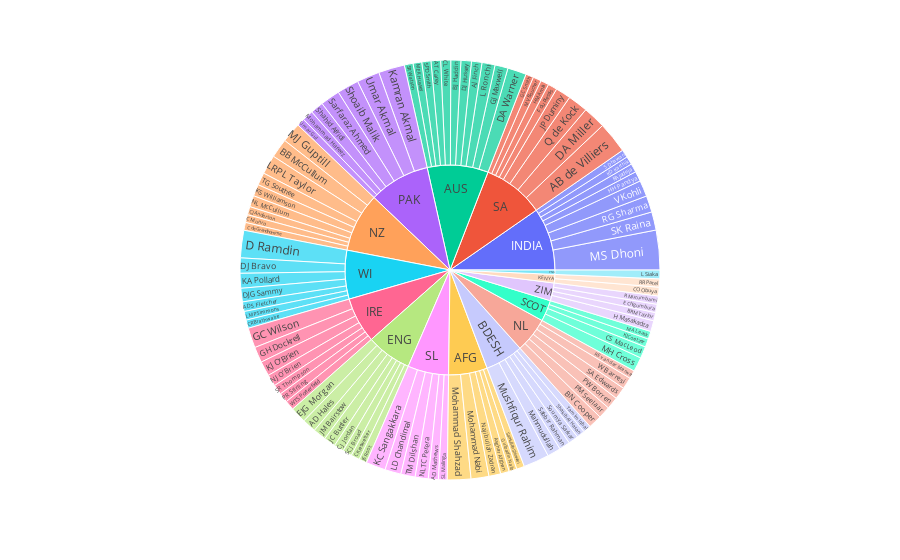

Here is the notebook cell this chart was saved with:
### Code cell
fig = px.sunburst(fielding_t20[:100], path=['Final Region','Player'], values='Dis', hover_data='Inns')
fig.show()

### Figure 1 — Plotly figure (JSON) as saved in the notebook; plotly's stock layout.template omitted (floating-point values rounded to 4 significant figures)
{"data": [{"branchvalues": "total", "customdata": [[78], [59], [72], [42], [57], [24], [66], [71], [34], [50], [38], [25], [59], [33], [31], [43], [47], [35], [41], [49], [71], [72], [76], [66], [39], [68], [54], [86], [44], [33], [76], [70], [60], [45], [66], [40], [44], [65], [32], [34], [81], [68], [56], [31], [56], [86], [56], [58], [33], [26], [54], [49], [95], [29], [38], [41], [82], [97], [25], [81], [89], [75], [65], [82], [28], [63], [79], [57], [67], [71], [41], [38], [22], [46], [42], [104], [30], [58], [28], [56], [78], [79], [36], [39], [58], [43], [62], [58], [99], [75], [111], [45], [65], [80], [73], [84], [60], [75], [40], [59], ["(?)"], ["(?)"], ["(?)"], ["(?)"], ["(?)"], ["(?)"], ["(?)"], ["(?)"], ["(?)"], ["(?)"], [26], ["(?)"], ["(?)"], ["(?)"], ["(?)"], ["(?)"]], "domain": {"x": [0, 1], "y": [0, 1]}, "hovertemplate": "labels=%{label}<br>Dis=%{value}<br>parent=%{parent}<br>id=%{id}<br>Inns=%{customdata[0]}<extra></extra>", "ids": ["SA/AB de Villiers ", "ENG/AD Hales ", "SL/AD Mathews ", "WI/ADS Fletcher ", "AUS/AJ Finch ", "AUS/AT Carey ", "AFG/Asghar Afghan ", "NZ/BB McCullum ", "AUS/BJ Haddin ", "NL/BN Cooper ", "ZIM/BRM Taylor ", "ENG/C Kieswetter ", "NZ/C Munro ", "NZ/C de Grandhomme ", "NZ/CJ Anderson ", "ENG/CJ Jordan ", "AUS/CL White ", "KENYA/CO Obuya ", "WI/CR Brathwaite ", "SCOT/CS MacLeod ", "WI/D Ramdin ", "SA/DA Miller ", "AUS/DA Warner ", "WI/DJ Bravo ", "AUS/DJ Hussey ", "WI/DJG Sammy ", "ZIM/E Chigumbura ", "ENG/EJG Morgan ", "SA/F du Plessis ", "SA/GC Smith ", "IRE/GC Wilson ", "IRE/GH Dockrell ", "AUS/GJ Maxwell ", "AFG/Gulbadin Naib ", "ZIM/H Masakadza ", "INDIA/HH Pandya ", "SA/HM Amla ", "ENG/JC Buttler ", "ENG/JE Root ", "ENG/JM Bairstow ", "SA/JP Duminy ", "WI/KA Pollard ", "SL/KC Sangakkara ", "INDIA/KD Karthik ", "SCOT/KJ Coetzer ", "IRE/KJ O'Brien ", "NZ/KS Williamson ", "PAK/Kamran Akmal ", "AUS/L Ronchi ", "PNG/L Siaka ", "SL/LD Chandimal ", "WI/LMP Simmons ", "NZ/LRPL Taylor ", "SCOT/MA Leask ", "AUS/MEK Hussey ", "SCOT/MH Cross ", "NZ/MJ Guptill ", "INDIA/MS Dhoni ", "SA/MV Boucher ", "BDESH/Mahmudullah ", "PAK/Mohammad Hafeez ", "AFG/Mohammad Nabi ", "AFG/Mohammad Shahzad ", "BDESH/Mushfiqur Rahim ", "IRE/NJ O'Brien ", "NZ/NL McCullum ", "SL/NLTC Perera ", "AFG/Najibullah Zadran ", "NL/PM Seelaar ", "IRE/PR Stirling ", "NL/PW Borren ", "SA/Q de Kock ", "ZIM/R Mutumbami ", "INDIA/RA Jadeja ", "NL/RE van der Merwe ", "INDIA/RG Sharma ", "KENYA/RR Patel ", "INDIA/S Dhawan ", "NL/SA Edwards ", "ENG/SCJ Broad ", "INDIA/SK Raina ", "SL/SL Malinga ", "AUS/SPD Smith ", "IRE/SR Thompson ", "AUS/SR Watson ", "BDESH/Sabbir Rahman ", "AFG/Samiullah Shinwari ", "PAK/Sarfaraz Ahmed ", "PAK/Shahid Afridi ", "BDESH/Shakib Al Hasan ", "PAK/Shoaib Malik ", "BDESH/Soumya Sarkar ", "NZ/TG Southee ", "SL/TM Dilshan ", "BDESH/Tamim Iqbal ", "PAK/Umar Akmal ", "PAK/Umar Gul ", "INDIA/V Kohli ", "NL/W Barresi ", "IRE/WTS Porterfield ", "AFG", "AUS", "BDESH", "ENG", "INDIA", "IRE", "KENYA", "NL", "NZ", "PAK", "PNG", "SA", "SCOT", "SL", "WI", "ZIM"], "labels": ["AB de Villiers ", "AD Hales ", "AD Mathews ", "ADS Fletcher ", "AJ Finch ", "AT Carey ", "Asghar Afghan ", "BB McCullum ", "BJ Haddin ", "BN Cooper ", "BRM Taylor ", "C Kieswetter ", "C Munro ", "C de Grandhomme ", "CJ Anderson ", "CJ Jordan ", "CL White ", "CO Obuya ", "CR Brathwaite ", "CS MacLeod ", "D Ramdin ", "DA Miller ", "DA Warner ", "DJ Bravo ", "DJ Hussey ", "DJG Sammy ", "E Chigumbura ", "EJG Morgan ", "F du Plessis ", "GC Smith ", "GC Wilson ", "GH Dockrell ", "GJ Maxwell ", "Gulbadin Naib ", "H Masakadza ", "HH Pandya ", "HM Amla ", "JC Buttler ", "JE Root ", "JM Bairstow ", "JP Duminy ", "KA Pollard ", "KC Sangakkara ", "KD Karthik ", "KJ Coetzer ", "KJ O'Brien ", "KS Williamson ", "Kamran Akmal ", "L Ronchi ", "L Siaka ", "LD Chandimal ", "LMP Simmons ", "LRPL Taylor ", "MA Leask ", "MEK Hussey ", "MH Cross ", "MJ Guptill ", "MS Dhoni ", "MV Boucher ", "Mahmudullah ", "Mohammad Hafeez ", "Mohammad Nabi ", "Mohammad Shahzad ", "Mushfiqur Rahim ", "NJ O'Brien ", "NL McCullum ", "NLTC Perera ", "Najibullah Zadran ", "PM Seelaar ", "PR Stirling ", "PW Borren ", "Q de Kock ", "R Mutumbami ", "RA Jadeja ", "RE van der Merwe ", "RG Sharma ", "RR Patel ", "S Dhawan ", "SA Edwards ", "SCJ Broad ", "SK Raina ", "SL Malinga ", "SPD Smith ", "SR Thompson ", "SR Watson ", "Sabbir Rahman ", "Samiullah Shinwari ", "Sarfaraz Ahmed ", "Shahid Afridi ", "Shakib Al Hasan ", "Shoaib Malik ", "Soumya Sarkar ", "TG Southee ", "TM Dilshan ", "Tamim Iqbal ", "Umar Akmal ", "Umar Gul ", "V Kohli ", "W Barresi ", "WTS Porterfield ", "AFG", "AUS", "BDESH", "ENG", "INDIA", "IRE", "KENYA", "NL", "NZ", "PAK", "PNG", "SA", "SCOT", "SL", "WI", "ZIM"], "name": "", "parents": ["SA", "ENG", "SL", "WI", "AUS", "AUS", "AFG", "NZ", "AUS", "NL", "ZIM", "ENG", "NZ", "NZ", "NZ", "ENG", "AUS", "KENYA", "WI", "SCOT", "WI", "SA", "AUS", "WI", "AUS", "WI", "ZIM", "ENG", "SA", "SA", "IRE", "IRE", "AUS", "AFG", "ZIM", "INDIA", "SA", "ENG", "ENG", "ENG", "SA", "WI", "SL", "INDIA", "SCOT", "IRE", "NZ", "PAK", "AUS", "PNG", "SL", "WI", "NZ", "SCOT", "AUS", "SCOT", "NZ", "INDIA", "SA", "BDESH", "PAK", "AFG", "AFG", "BDESH", "IRE", "NZ", "SL", "AFG", "NL", "IRE", "NL", "SA", "ZIM", "INDIA", "NL", "INDIA", "KENYA", "INDIA", "NL", "ENG", "INDIA", "SL", "AUS", "IRE", "AUS", "BDESH", "AFG", "PAK", "PAK", "BDESH", "PAK", "BDESH", "NZ", "SL", "BDESH", "PAK", "PAK", "INDIA", "NL", "IRE", "", "", "", "", "", "", "", "", "", "", "", "", "", "", "", ""], "type": "sunburst", "values": [72, 32, 23, 22, 24, 22, 20, 44, 23, 31, 19, 20, 18, 18, 19, 23, 23, 20, 19, 27, 63, 52, 43, 35, 24, 31, 19, 37, 21, 18, 46, 36, 30, 18, 25, 23, 19, 27, 18, 30, 35, 34, 45, 19, 19, 34, 27, 60, 30, 20, 37, 20, 44, 18, 20, 33, 46, 91, 19, 31, 25, 41, 54, 59, 27, 26, 30, 27, 28, 22, 28, 46, 19, 20, 19, 38, 19, 18, 28, 21, 42, 20, 21, 23, 20, 25, 18, 45, 30, 19, 50, 23, 29, 33, 18, 52, 18, 37, 27, 22, 178, 280, 175, 208, 288, 210, 39, 161, 271, 280, 20, 282, 97, 188, 224, 82]}], "layout": {"legend": {"tracegroupgap": 0}, "margin": {"t": 60}}}
